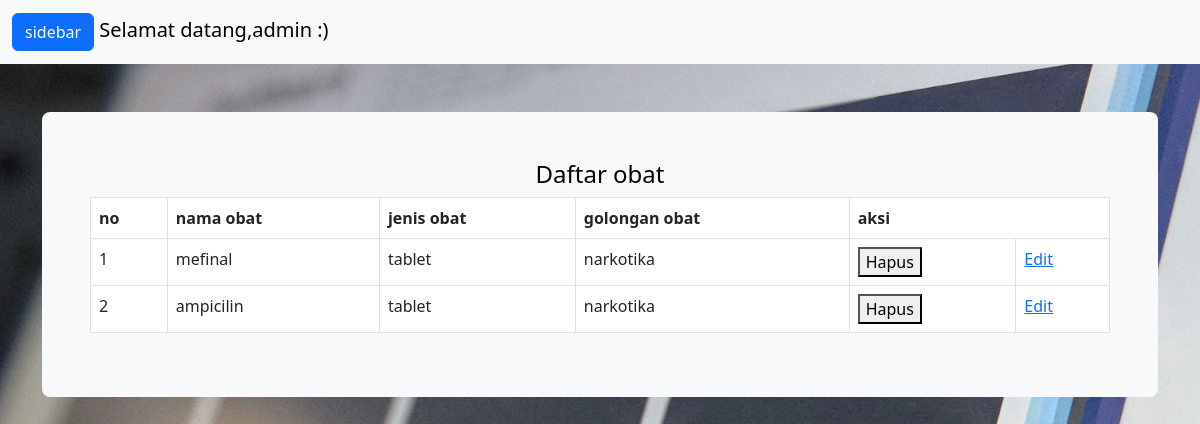
Page /admin/edit/edit_obat.php on the committed database.
### tables this page shows
CREATE TABLE `data_obat` (
  `id_obat` int(11) NOT NULL,
  `nama_obat` varchar(255) DEFAULT NULL,
  `jenis_obat` varchar(255) DEFAULT NULL,
  `golongan_obat` varchar(255) DEFAULT NULL,
  `id_apoteker` int(11) NOT NULL
);

### admin/edit/edit_obat.php (the view, shortened to what this page needs)
<?php
$servername = "localhost";
$username = "root";
$password = "";
$dbname = "db_rumah sakit";
$conn = mysqli_connect($servername, $username, $password, $dbname);
  $username = $_SESSION['nama_admin'];
$query = "SELECT * FROM data_obat ORDER BY id_obat ASC";
$result = mysqli_query($conn, $query);
?>
<!doctype html>
<html lang="en">
  <head>
    <link href="https://cdn.jsdelivr.net/npm/bootstrap@5.3.0/dist/css/bootstrap.min.css" rel="stylesheet">
  </head>
  <body>
    <nav class="navbar bg-body-tertiary">
        <div class="container-fluid">
        <span class="navbar-brand mb-0 h1">
            <button class="btn btn-primary" type="button" data-bs-toggle="offcanvas" data-bs-target="#offcanvasExample" aria-controls="offcanvasExample">
                sidebar
            </button>
            <?php echo "Selamat datang,admin " . $username . " :)"; ?>
        </span>
        </div>
    </nav>
    <div class="container my-5">
    <div class="p-5 bg-body-tertiary rounded-3">
        <h4 class="text-body-emphasis text-center">Daftar obat</h4>
        <table class="table table-bordered">
            <thead>
                <tr>
                    <th scope="col">no</th>
                    <th scope="col">nama obat</th>
                    <th scope="col">jenis obat</th>
                    <th scope="col">golongan obat</th>
                    <th scope="col" colspan="2">aksi</th>
                </tr>
            </thead>
            <tbody>
                      <?php $no = 1; ?>
                      <?php while($row = mysqli_fetch_assoc($result)) : ?>
                        <tr>
                          <td scope="row"><?= $no++; ?></td>
                          <td><?= $row["nama_obat"];?></td>
                          <td><?= $row["jenis_obat"];?></td>
                          <td><?= $row["golongan_obat"];?></td>
                          <td>
                              <form method="post">
                                  <button type="submit" name="hapus">Hapus</button>
                                  <?php echo "<td><a href='edit2_obat.php?id_obat=".$row['id_obat']."'>Edit</a></td>"; ?>
                              </form>
                          </td>
                        </tr>
            </tbody>
                    <?php endwhile; ?>
        </table>
    </div>
</div>
  </body>
</html>

### admin/edit/edit_obat.php (style rules this page uses)
body { background-image: url('background/admin1.jpg'); background-size: cover; height: 200px; width: 100%; }

### rows in the picture
data_obat: nama_obat "mefinal", jenis_obat "tablet", golongan_obat "narkotika"
data_obat: nama_obat "ampicilin", jenis_obat "tablet", golongan_obat "narkotika"
